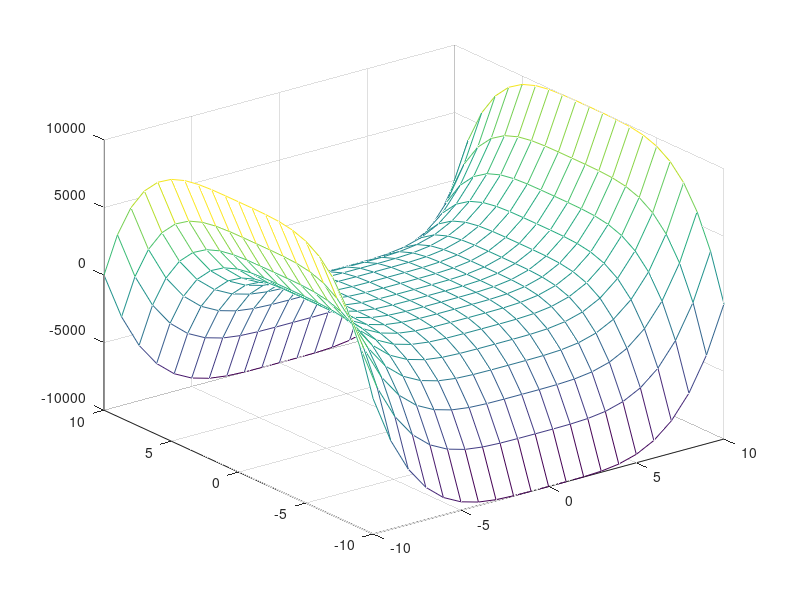

Source code (MATLAB): (Note: this script raises an error after producing the figure.)
close all
clear
clc

x=-10:10;
y=x;

[X,Y]=meshgrid(x,y);
Z=X.^4-Y.^4;
mesh(X,Y,Z)


f=fopen('../data/saddle.txt','w+');
for i=1:length(X)
    for j=1:length(X)
        fprintf(f,'%f %f %f\n',X(i,j),Y(i,j),Z(i,j));
    end
end
fclose(f);